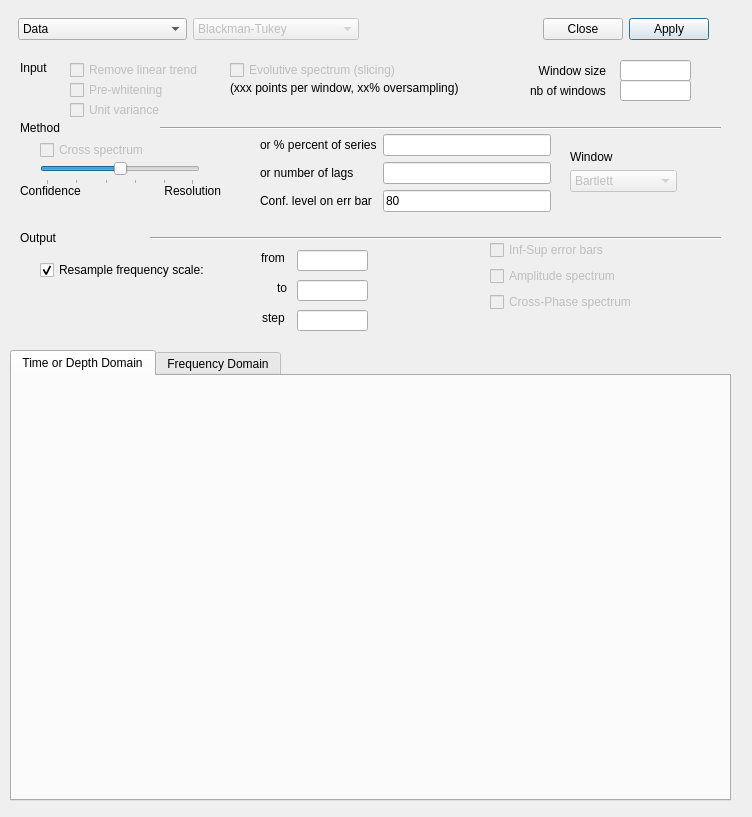
<?xml version="1.0" encoding="UTF-8"?>
<ui version="4.0">
 <class>SpectralDialog</class>
 <widget class="QDialog" name="SpectralDialog">
  <property name="geometry">
   <rect>
    <x>0</x>
    <y>0</y>
    <width>752</width>
    <height>817</height>
   </rect>
  </property>
  <property name="windowTitle">
   <string>Spectral Analysis</string>
  </property>
  <widget class="QWidget" name="layoutWidget">
   <property name="geometry">
    <rect>
     <x>18</x>
     <y>10</y>
     <width>691</width>
     <height>38</height>
    </rect>
   </property>
   <layout class="QHBoxLayout" name="horizontalLayout">
    <item>
     <widget class="QComboBox" name="comboBox_Input">
      <property name="enabled">
       <bool>true</bool>
      </property>
      <property name="sizePolicy">
       <sizepolicy hsizetype="Fixed" vsizetype="Fixed">
        <horstretch>0</horstretch>
        <verstretch>0</verstretch>
       </sizepolicy>
      </property>
      <property name="currentIndex">
       <number>0</number>
      </property>
      <item>
       <property name="text">
        <string>Data</string>
       </property>
      </item>
      <item>
       <property name="text">
        <string>Data (aged)</string>
       </property>
      </item>
      <item>
       <property name="text">
        <string>Target</string>
       </property>
      </item>
      <item>
       <property name="text">
        <string>Cross Data(aged), Target</string>
       </property>
      </item>
     </widget>
    </item>
    <item>
     <widget class="QComboBox" name="comboBox_SpecMethod">
      <property name="enabled">
       <bool>false</bool>
      </property>
      <property name="sizePolicy">
       <sizepolicy hsizetype="Fixed" vsizetype="Fixed">
        <horstretch>0</horstretch>
        <verstretch>0</verstretch>
       </sizepolicy>
      </property>
      <property name="currentIndex">
       <number>1</number>
      </property>
      <property name="frame">
       <bool>true</bool>
      </property>
      <item>
       <property name="text">
        <string>Periodogram</string>
       </property>
      </item>
      <item>
       <property name="text">
        <string>Blackman-Tukey</string>
       </property>
      </item>
      <item>
       <property name="text">
        <string>Maximum Entropy</string>
       </property>
      </item>
      <item>
       <property name="text">
        <string>Multitaper Method (MTM)</string>
       </property>
      </item>
     </widget>
    </item>
    <item>
     <spacer name="horizontalSpacer_2">
      <property name="orientation">
       <enum>Qt::Horizontal</enum>
      </property>
      <property name="sizeHint" stdset="0">
       <size>
        <width>40</width>
        <height>20</height>
       </size>
      </property>
     </spacer>
    </item>
    <item>
     <widget class="QPushButton" name="closeButton">
      <property name="text">
       <string>Close</string>
      </property>
      <property name="default">
       <bool>false</bool>
      </property>
     </widget>
    </item>
    <item>
     <widget class="QPushButton" name="applyButton">
      <property name="text">
       <string>Apply</string>
      </property>
      <property name="default">
       <bool>true</bool>
      </property>
     </widget>
    </item>
   </layout>
  </widget>
  <widget class="QSlider" name="horizontalSlider">
   <property name="geometry">
    <rect>
     <x>40</x>
     <y>160</y>
     <width>160</width>
     <height>25</height>
    </rect>
   </property>
   <property name="maximum">
    <number>99</number>
   </property>
   <property name="value">
    <number>50</number>
   </property>
   <property name="tracking">
    <bool>true</bool>
   </property>
   <property name="orientation">
    <enum>Qt::Horizontal</enum>
   </property>
   <property name="invertedAppearance">
    <bool>false</bool>
   </property>
   <property name="invertedControls">
    <bool>false</bool>
   </property>
   <property name="tickPosition">
    <enum>QSlider::TicksBelow</enum>
   </property>
   <property name="tickInterval">
    <number>20</number>
   </property>
  </widget>
  <widget class="QLabel" name="label">
   <property name="geometry">
    <rect>
     <x>20</x>
     <y>230</y>
     <width>51</width>
     <height>16</height>
    </rect>
   </property>
   <property name="text">
    <string>Output</string>
   </property>
  </widget>
  <widget class="QLabel" name="label_2">
   <property name="geometry">
    <rect>
     <x>20</x>
     <y>120</y>
     <width>51</width>
     <height>16</height>
    </rect>
   </property>
   <property name="text">
    <string>Method</string>
   </property>
  </widget>
  <widget class="QLabel" name="label_3">
   <property name="geometry">
    <rect>
     <x>20</x>
     <y>60</y>
     <width>41</width>
     <height>16</height>
    </rect>
   </property>
   <property name="text">
    <string>Input</string>
   </property>
  </widget>
  <widget class="Line" name="line">
   <property name="geometry">
    <rect>
     <x>150</x>
     <y>230</y>
     <width>571</width>
     <height>16</height>
    </rect>
   </property>
   <property name="orientation">
    <enum>Qt::Horizontal</enum>
   </property>
  </widget>
  <widget class="Line" name="line_2">
   <property name="geometry">
    <rect>
     <x>160</x>
     <y>120</y>
     <width>561</width>
     <height>16</height>
    </rect>
   </property>
   <property name="orientation">
    <enum>Qt::Horizontal</enum>
   </property>
  </widget>
  <widget class="QCheckBox" name="checkBox">
   <property name="enabled">
    <bool>false</bool>
   </property>
   <property name="geometry">
    <rect>
     <x>70</x>
     <y>60</y>
     <width>171</width>
     <height>20</height>
    </rect>
   </property>
   <property name="text">
    <string>Remove linear trend</string>
   </property>
  </widget>
  <widget class="QCheckBox" name="checkBox_2">
   <property name="enabled">
    <bool>false</bool>
   </property>
   <property name="geometry">
    <rect>
     <x>70</x>
     <y>80</y>
     <width>161</width>
     <height>20</height>
    </rect>
   </property>
   <property name="text">
    <string>Pre-whitening</string>
   </property>
  </widget>
  <widget class="QCheckBox" name="checkBox_3">
   <property name="enabled">
    <bool>false</bool>
   </property>
   <property name="geometry">
    <rect>
     <x>70</x>
     <y>100</y>
     <width>171</width>
     <height>20</height>
    </rect>
   </property>
   <property name="text">
    <string>Unit variance</string>
   </property>
  </widget>
  <widget class="QCheckBox" name="crossSpectrumCheckbox">
   <property name="enabled">
    <bool>false</bool>
   </property>
   <property name="geometry">
    <rect>
     <x>40</x>
     <y>140</y>
     <width>151</width>
     <height>20</height>
    </rect>
   </property>
   <property name="text">
    <string>Cross spectrum</string>
   </property>
  </widget>
  <widget class="QCheckBox" name="resampleFreqCheckbox">
   <property name="enabled">
    <bool>true</bool>
   </property>
   <property name="geometry">
    <rect>
     <x>40</x>
     <y>260</y>
     <width>181</width>
     <height>20</height>
    </rect>
   </property>
   <property name="text">
    <string>Resample frequency scale:</string>
   </property>
   <property name="checked">
    <bool>true</bool>
   </property>
  </widget>
  <widget class="QWidget" name="specParamWidget" native="true">
   <property name="geometry">
    <rect>
     <x>260</x>
     <y>134</y>
     <width>291</width>
     <height>101</height>
    </rect>
   </property>
   <layout class="QFormLayout" name="formLayout">
    <property name="labelAlignment">
     <set>Qt::AlignLeading|Qt::AlignLeft|Qt::AlignVCenter</set>
    </property>
    <item row="0" column="0">
     <widget class="QLabel" name="widthProductOrPercentLabel">
      <property name="text">
       <string>or % percent of series</string>
      </property>
     </widget>
    </item>
    <item row="0" column="1">
     <widget class="QLineEdit" name="widthProductOrPercent"/>
    </item>
    <item row="1" column="0">
     <widget class="QLabel" name="nbWindowsOrLagsLabel">
      <property name="text">
       <string>or number of lags</string>
      </property>
     </widget>
    </item>
    <item row="1" column="1">
     <widget class="QLineEdit" name="nbWindowsOrLags"/>
    </item>
    <item row="2" column="0">
     <widget class="QLabel" name="confLevelLabel">
      <property name="text">
       <string>Conf. level on err bar</string>
      </property>
     </widget>
    </item>
    <item row="2" column="1">
     <widget class="QLineEdit" name="confLevel">
      <property name="text">
       <string>80</string>
      </property>
     </widget>
    </item>
   </layout>
  </widget>
  <widget class="QWidget" name="freqRangeWidget" native="true">
   <property name="geometry">
    <rect>
     <x>260</x>
     <y>240</y>
     <width>121</width>
     <height>101</height>
    </rect>
   </property>
   <widget class="QLabel" name="label_6">
    <property name="geometry">
     <rect>
      <x>1</x>
      <y>10</y>
      <width>28</width>
      <height>16</height>
     </rect>
    </property>
    <property name="text">
     <string>from</string>
    </property>
   </widget>
   <widget class="QLineEdit" name="freqScaleFrom">
    <property name="geometry">
     <rect>
      <x>37</x>
      <y>10</y>
      <width>71</width>
      <height>21</height>
     </rect>
    </property>
   </widget>
   <widget class="QLabel" name="label_8">
    <property name="geometry">
     <rect>
      <x>17</x>
      <y>40</y>
      <width>16</width>
      <height>16</height>
     </rect>
    </property>
    <property name="text">
     <string>to</string>
    </property>
   </widget>
   <widget class="QLineEdit" name="freqScaleTo">
    <property name="geometry">
     <rect>
      <x>37</x>
      <y>40</y>
      <width>71</width>
      <height>21</height>
     </rect>
    </property>
   </widget>
   <widget class="QLabel" name="label_9">
    <property name="geometry">
     <rect>
      <x>2</x>
      <y>70</y>
      <width>27</width>
      <height>16</height>
     </rect>
    </property>
    <property name="text">
     <string>step</string>
    </property>
   </widget>
   <widget class="QLineEdit" name="freqScaleStep">
    <property name="geometry">
     <rect>
      <x>37</x>
      <y>70</y>
      <width>71</width>
      <height>21</height>
     </rect>
    </property>
   </widget>
  </widget>
  <widget class="QWidget" name="widget" native="true">
   <property name="geometry">
    <rect>
     <x>490</x>
     <y>240</y>
     <width>162</width>
     <height>81</height>
    </rect>
   </property>
   <layout class="QFormLayout" name="formLayout_3">
    <property name="labelAlignment">
     <set>Qt::AlignLeading|Qt::AlignLeft|Qt::AlignVCenter</set>
    </property>
    <item row="0" column="0">
     <widget class="QCheckBox" name="infSupErrorBarCheckbox">
      <property name="enabled">
       <bool>false</bool>
      </property>
      <property name="text">
       <string>Inf-Sup error bars</string>
      </property>
     </widget>
    </item>
    <item row="1" column="0">
     <widget class="QCheckBox" name="checkBox_7">
      <property name="enabled">
       <bool>false</bool>
      </property>
      <property name="text">
       <string>Amplitude spectrum</string>
      </property>
     </widget>
    </item>
    <item row="2" column="0">
     <widget class="QCheckBox" name="checkBox_8">
      <property name="enabled">
       <bool>false</bool>
      </property>
      <property name="text">
       <string>Cross-Phase spectrum</string>
      </property>
     </widget>
    </item>
   </layout>
  </widget>
  <widget class="QWidget" name="windowTypeWidget" native="true">
   <property name="geometry">
    <rect>
     <x>570</x>
     <y>150</y>
     <width>140</width>
     <height>54</height>
    </rect>
   </property>
   <layout class="QFormLayout" name="windowTypeLayout">
    <property name="labelAlignment">
     <set>Qt::AlignCenter</set>
    </property>
    <item row="0" column="0">
     <widget class="QLabel" name="label_12">
      <property name="text">
       <string>Window</string>
      </property>
     </widget>
    </item>
    <item row="1" column="0" colspan="2">
     <widget class="QComboBox" name="comboBox_SpecWindow">
      <property name="enabled">
       <bool>false</bool>
      </property>
      <property name="sizePolicy">
       <sizepolicy hsizetype="Fixed" vsizetype="Fixed">
        <horstretch>0</horstretch>
        <verstretch>0</verstretch>
       </sizepolicy>
      </property>
      <property name="currentIndex">
       <number>1</number>
      </property>
      <item>
       <property name="text">
        <string>none (square)</string>
       </property>
      </item>
      <item>
       <property name="text">
        <string>Bartlett</string>
       </property>
      </item>
      <item>
       <property name="text">
        <string>Tukey</string>
       </property>
      </item>
      <item>
       <property name="text">
        <string>Parzen</string>
       </property>
      </item>
      <item>
       <property name="text">
        <string>Welch</string>
       </property>
      </item>
     </widget>
    </item>
   </layout>
  </widget>
  <widget class="QWidget" name="EvolWidget" native="true">
   <property name="enabled">
    <bool>true</bool>
   </property>
   <property name="geometry">
    <rect>
     <x>520</x>
     <y>60</y>
     <width>181</width>
     <height>51</height>
    </rect>
   </property>
   <property name="autoFillBackground">
    <bool>false</bool>
   </property>
   <widget class="QLabel" name="evolWinSizeLabel">
    <property name="enabled">
     <bool>true</bool>
    </property>
    <property name="geometry">
     <rect>
      <x>10</x>
      <y>0</y>
      <width>76</width>
      <height>21</height>
     </rect>
    </property>
    <property name="text">
     <string>Window size</string>
    </property>
    <property name="alignment">
     <set>Qt::AlignRight|Qt::AlignTrailing|Qt::AlignVCenter</set>
    </property>
   </widget>
   <widget class="QLineEdit" name="evolWinSize">
    <property name="enabled">
     <bool>true</bool>
    </property>
    <property name="geometry">
     <rect>
      <x>100</x>
      <y>0</y>
      <width>71</width>
      <height>21</height>
     </rect>
    </property>
   </widget>
   <widget class="QLabel" name="evolNbWindowsLabel">
    <property name="enabled">
     <bool>true</bool>
    </property>
    <property name="geometry">
     <rect>
      <x>10</x>
      <y>20</y>
      <width>87</width>
      <height>21</height>
     </rect>
    </property>
    <property name="text">
     <string>nb of windows</string>
    </property>
   </widget>
   <widget class="QLineEdit" name="evolNbWindows">
    <property name="enabled">
     <bool>true</bool>
    </property>
    <property name="geometry">
     <rect>
      <x>100</x>
      <y>20</y>
      <width>71</width>
      <height>21</height>
     </rect>
    </property>
   </widget>
  </widget>
  <widget class="QCheckBox" name="evolCheckbox">
   <property name="enabled">
    <bool>false</bool>
   </property>
   <property name="geometry">
    <rect>
     <x>230</x>
     <y>60</y>
     <width>190</width>
     <height>20</height>
    </rect>
   </property>
   <property name="text">
    <string>Evolutive spectrum (slicing)</string>
   </property>
   <property name="checkable">
    <bool>false</bool>
   </property>
  </widget>
  <widget class="QLabel" name="evolStatText">
   <property name="geometry">
    <rect>
     <x>230</x>
     <y>80</y>
     <width>281</width>
     <height>16</height>
    </rect>
   </property>
   <property name="text">
    <string>(xxx points per window, xx% oversampling)</string>
   </property>
  </widget>
  <widget class="QTabWidget" name="tabWidget">
   <property name="enabled">
    <bool>true</bool>
   </property>
   <property name="geometry">
    <rect>
     <x>10</x>
     <y>350</y>
     <width>721</width>
     <height>451</height>
    </rect>
   </property>
   <property name="currentIndex">
    <number>0</number>
   </property>
   <property name="tabBarAutoHide">
    <bool>true</bool>
   </property>
   <widget class="QWidget" name="TimeDepth">
    <attribute name="title">
     <string>Time or Depth Domain</string>
    </attribute>
    <widget class="QCustomPlot" name="spectralDataGraph" native="true">
     <property name="geometry">
      <rect>
       <x>0</x>
       <y>0</y>
       <width>713</width>
       <height>391</height>
      </rect>
     </property>
     <property name="sizePolicy">
      <sizepolicy hsizetype="MinimumExpanding" vsizetype="Preferred">
       <horstretch>0</horstretch>
       <verstretch>0</verstretch>
      </sizepolicy>
     </property>
     <property name="minimumSize">
      <size>
       <width>500</width>
       <height>163</height>
      </size>
     </property>
    </widget>
   </widget>
   <widget class="QWidget" name="Frequency">
    <attribute name="title">
     <string>Frequency Domain</string>
    </attribute>
    <widget class="QCustomPlot" name="spectralAnalysisGraph" native="true">
     <property name="geometry">
      <rect>
       <x>0</x>
       <y>0</y>
       <width>713</width>
       <height>391</height>
      </rect>
     </property>
     <property name="sizePolicy">
      <sizepolicy hsizetype="MinimumExpanding" vsizetype="Preferred">
       <horstretch>0</horstretch>
       <verstretch>0</verstretch>
      </sizepolicy>
     </property>
     <property name="minimumSize">
      <size>
       <width>500</width>
       <height>163</height>
      </size>
     </property>
    </widget>
    <widget class="QCheckBox" name="logYScaleCheckbox">
     <property name="enabled">
      <bool>true</bool>
     </property>
     <property name="geometry">
      <rect>
       <x>570</x>
       <y>400</y>
       <width>141</width>
       <height>20</height>
      </rect>
     </property>
     <property name="text">
      <string>Log Scale (Y)</string>
     </property>
     <property name="checked">
      <bool>false</bool>
     </property>
    </widget>
    <widget class="QCheckBox" name="logXScaleCheckbox">
     <property name="enabled">
      <bool>true</bool>
     </property>
     <property name="geometry">
      <rect>
       <x>420</x>
       <y>400</y>
       <width>141</width>
       <height>20</height>
      </rect>
     </property>
     <property name="text">
      <string>Log Scale (X)</string>
     </property>
     <property name="checked">
      <bool>false</bool>
     </property>
    </widget>
    <widget class="QPushButton" name="saveSpectralResults">
     <property name="geometry">
      <rect>
       <x>10</x>
       <y>381</y>
       <width>251</width>
       <height>41</height>
      </rect>
     </property>
     <property name="text">
      <string>Save Spectral Results to File</string>
     </property>
    </widget>
   </widget>
  </widget>
  <widget class="QWidget" name="layoutWidget">
   <property name="geometry">
    <rect>
     <x>20</x>
     <y>180</y>
     <width>201</width>
     <height>21</height>
    </rect>
   </property>
   <layout class="QGridLayout" name="gridLayout">
    <item row="0" column="0">
     <widget class="QLabel" name="label_4">
      <property name="text">
       <string>Confidence</string>
      </property>
     </widget>
    </item>
    <item row="0" column="1">
     <widget class="QLabel" name="label_5">
      <property name="text">
       <string>Resolution</string>
      </property>
      <property name="alignment">
       <set>Qt::AlignRight|Qt::AlignTrailing|Qt::AlignVCenter</set>
      </property>
     </widget>
    </item>
   </layout>
  </widget>
  <action name="actionSaveSpectral_as">
   <property name="text">
    <string>Save data as...</string>
   </property>
   <property name="toolTip">
    <string>Save spectral results as</string>
   </property>
  </action>
 </widget>
 <customwidgets>
  <customwidget>
   <class>QCustomPlot</class>
   <extends>QWidget</extends>
   <header>qcustomplot.h</header>
   <container>1</container>
  </customwidget>
 </customwidgets>
 <resources/>
 <connections/>
</ui>
